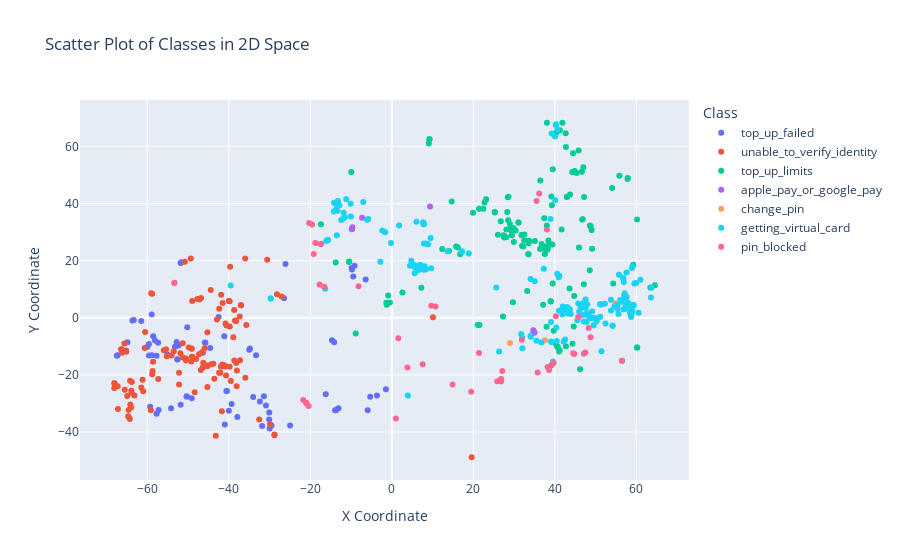

The code cell stored with this chart in its notebook:
### Code cell
import plotly.express as px
import pandas as pd

# Prepare your data as a DataFrame
data = []
for class_name, coordinates in s_adb_dict.items():
    if coordinates:
        for coord in coordinates:
            data.append([coord[0], coord[1], class_name])
    else:
        print(f'Class "{class_name}" has no coordinates.')

# Convert to a DataFrame for easier plotting
df = pd.DataFrame(data, columns=["x", "y", "class"])

# Create a scatter plot using Plotly
fig = px.scatter(df, x="x", y="y", color="class", title="Scatter Plot of Classes in 2D Space", 
                 labels={"x": "X Coordinate", "y": "Y Coordinate", "class": "Class"},
                 color_continuous_scale="viridis")

# Show the interactive plot
fig.update_layout(showlegend=True)
fig.show()

### Figure 1 — Plotly figure (JSON) as saved in the notebook; plotly's stock layout.template omitted (floating-point values rounded to 4 significant figures; data arrays with more than 128 entries replaced by an {"elided": "..."} marker saying what was removed)
{"data": [{"hovertemplate": "Class=top_up_failed<br>X Coordinate=%{x}<br>Y Coordinate=%{y}<extra></extra>", "legendgroup": "top_up_failed", "marker": {"color": "#636efa", "symbol": "circle"}, "mode": "markers", "name": "top_up_failed", "orientation": "v", "showlegend": true, "type": "scatter", "x": [-42.5, -54.17, -9.78, -52.65, -16.22, -6.42, -13.1, -41.11, -58.92, -30.09, -52.58, -59.31, -57.35, -33.31, -59.6, -45.86, -63.66, -9.14, -40.47, -53.21, -58.55, -24.96, -39.32, -34.99, -60.02, -58.11, -5.93, -39.99, -3.65, -9.85, -1.46, -57.75, -34.03, -40.6, -57.73, -26.45, -31.83, -51.81, -44.59, -46.37, -61.5, -64.87, -51.65, -5.31, -52.36, -67.28, -37.9, -14.68, -26.09, -59.6, -13.92, -58.92, -40.98, -30.09, -50.28, -34.8, -32.38, -51.85, -13.63, -65.21, -29.98, -55.1, -50.21, -31.39, -67.48, -50.37, -9.47, -52.34, -45.75, -57.23, -52.82, -63.32, -30.89, -14.15, -29.51, -49.11], "xaxis": "x", "y": [0.25, -31.71, 16.91, -14.59, -26.76, 13.45, -31.65, -6.49, 1.12, -35.64, -14.49, -31.15, -8.74, -13.08, -13.17, -8.61, -0.91, 18.2, -25.65, -10.16, -6.49, -37.76, -30.19, -11.17, -10.23, -7.93, -32.34, -32.59, -27.17, 17.42, -25.05, -13.25, -27.74, -25.64, -33.56, 6.87, -37.88, -30.49, -10.58, -12.26, -1.12, -8.56, 19.45, -27.64, -9.7, -13.1, -34.74, -7.82, 18.81, -9.13, -32.34, -13.14, -37.35, -33.15, -27.53, -10.72, -29.28, 19.2, -32.32, -11.44, -38.8, -12.83, -3.29, -27.46, -13.27, -27.53, 14.44, -9.53, -8.77, -32.27, -8.45, -0.78, -30.71, -8.52, -37.76, -28.21], "yaxis": "y"}, {"hovertemplate": "Class=unable_to_verify_identity<br>X Coordinate=%{x}<br>Y Coordinate=%{y}<extra></extra>", "legendgroup": "unable_to_verify_identity", "marker": {"color": "#EF553B", "symbol": "circle"}, "mode": "markers", "name": "unable_to_verify_identity", "orientation": "v", "showlegend": true, "type": "scatter", "x": [-38.07, -52.22, -61.01, -39.51, -55.4, -42.09, -37.03, -64.7, -40.81, -51.29, -39.69, -46.88, -38.66, -41.6, -61.48, -37.33, -43.81, -46.58, -65.2, -47.22, -68.08, -63.93, -35.99, -47.3, -41.71, -52.21, -37.03, -44.36, -38.2, -39.78, -64.18, -30.58, -41.36, -64.23, -65.18, -28.79, -59.06, -27.05, -48.37, -46.27, -66.23, -61.16, -63.92, -58.71, -38.23, -50.51, -51.31, -29.89, -48.96, -58.83, -66.41, -41, -38.68, -38.9, -49.21, -63.98, -45.27, -48.03, -66.39, -58.59, -38.44, -47.74, -59.15, -38.43, -65.54, -35.72, -41.87, -46.37, -41.53, -65.62, 10.1, -35.95, -40, -38.01, -64.94, -28.8, -28.19, -49.06, -49.13, -54.03, -45.27, -55.96, -46.83, -57.32, -50.52, -42.36, -32.55, -55.24, -60.54, -40.68, -67.22, -44.44, -42.39, -39.82, -53.52, -51.9, 19.59, -37.24, -45.31, -40.59, -68.13, -60.66, -42.93, -45.2, -49, -63.15, -41.97, -43.19, -40.64, -67.28, -39.78, -45.64, -45.93, -64.61, -49.82, -68.04, -58.81, -63.79, -43.55, -49.33, -49.13, -64.3, -50.79], "xaxis": "x", "y": [-23.94, -23.35, -25.76, -22.15, -11, -19.23, 4.37, -34.46, -1.97, -13.92, 17.85, -18.3, -14.92, -16.34, -24.43, 0.5, -16.1, -12.04, -11.68, 6.42, -22.85, -25.53, 20.75, -12.75, -32.72, -19.27, 4.39, -16.29, -15.83, 5.8, -30.34, 20.37, -16.55, -22.01, -11.91, -41.14, 8.62, 7.45, -26.07, -15.78, -12.23, -21.65, -26.35, -18.67, -1.17, -14.22, -8.89, -37.26, -13.67, 8.39, -11, -17.08, 2.78, -6.77, -15.33, -31.39, -5.04, -14.44, -11.03, -15.39, -1.01, 6.6, -32.37, -0.93, -25.17, -2.49, 8.12, -17.41, 5.22, -9.01, 0.2, -21, 5.92, -18.42, -27.4, -40.89, 8.28, -13.67, -10.81, -13.2, -24.2, -11.35, 6.9, -21.41, -14.94, 3.22, -35.64, -13.46, -4.98, -20.18, -31.98, 9.73, -19.23, -17.17, -11.7, -12.45, -48.84, -14.84, -16.68, -2.66, -24.61, -10.61, -0.57, -16.91, 5.93, -27.23, -17.17, -41.35, -16.94, -23.93, -3.05, -16.71, -10.7, -32.29, -10.41, -23.08, -19.74, -22.51, -21.33, 20.77, -10.77, -35.44, 19.65], "yaxis": "y"}, {"hovertemplate": "Class=top_up_limits<br>X Coordinate=%{x}<br>Y Coordinate=%{y}<extra></extra>", "legendgroup": "top_up_limits", "marker": {"color": "#00cc96", "symbol": "circle"}, "mode": "markers", "name": "top_up_limits", "orientation": "v", "showlegend": true, "type": "scatter", "x": {"elided": "140 float values"}, "xaxis": "x", "y": {"elided": "140 float values"}, "yaxis": "y"}, {"hovertemplate": "Class=apple_pay_or_google_pay<br>X Coordinate=%{x}<br>Y Coordinate=%{y}<extra></extra>", "legendgroup": "apple_pay_or_google_pay", "marker": {"color": "#ab63fa", "symbol": "circle"}, "mode": "markers", "name": "apple_pay_or_google_pay", "orientation": "v", "showlegend": true, "type": "scatter", "x": [-7.3, 34.76, -9.78, 35.04, 34.72, 9.37, -9.66, -9.81], "xaxis": "x", "y": [35.09, -5.25, 31.23, -5.16, -4.35, 38.97, 31.74, 31.01], "yaxis": "y"}, {"hovertemplate": "Class=change_pin<br>X Coordinate=%{x}<br>Y Coordinate=%{y}<extra></extra>", "legendgroup": "change_pin", "marker": {"color": "#FFA15A", "symbol": "circle"}, "mode": "markers", "name": "change_pin", "orientation": "v", "showlegend": true, "type": "scatter", "x": [28.99, 37.59, 54.86], "xaxis": "x", "y": [-8.85, -7.9, 5.01], "yaxis": "y"}, {"hovertemplate": "Class=getting_virtual_card<br>X Coordinate=%{x}<br>Y Coordinate=%{y}<extra></extra>", "legendgroup": "getting_virtual_card", "marker": {"color": "#19d3f3", "symbol": "circle"}, "mode": "markers", "name": "getting_virtual_card", "orientation": "v", "showlegend": true, "type": "scatter", "x": {"elided": "175 float values"}, "xaxis": "x", "y": {"elided": "175 float values"}, "yaxis": "y"}, {"hovertemplate": "Class=pin_blocked<br>X Coordinate=%{x}<br>Y Coordinate=%{y}<extra></extra>", "legendgroup": "pin_blocked", "marker": {"color": "#FF6692", "symbol": "circle"}, "mode": "markers", "name": "pin_blocked", "orientation": "v", "showlegend": true, "type": "scatter", "x": [26.59, 45.77, 44.76, 14.89, 39.21, 9.68, 39.69, 35.78, -19.55, -16.59, 56.45, 10.74, 3.81, -8.2, -53.35, 48.77, -20.96, -17.5, 36.16, 7.57, 47.49, 31.9, -19.17, 1.59, 27.11, 44.5, -17.73, 25.85, 0.98, 26.79, 38.59, -21.76, -21, 38.23, -20.29, -53.38, 19.46, 26.83, 40.24, 38.04, -18.77, 21.38, 47.11, 35.53, 48.29, -20.42], "xaxis": "x", "y": [-21.86, 0.28, -12.67, -23.33, -16.53, 4.26, -15.83, -19.19, 32.67, 10.91, -15.07, 3.95, -17.42, 11.02, 12.25, -6.79, -29.88, 25.84, 43.55, -16.27, -12.11, -7.65, 22.39, -7.14, -18.62, -12.41, 11.71, -22.2, -35.27, -22.27, -18.29, -28.75, -29.82, -17.27, 33.2, 12.22, -25.92, -21.46, 0.59, 30.93, 26.24, -12.28, -12.56, 40.94, -3.58, -30.88], "yaxis": "y"}], "layout": {"legend": {"title": {"text": "Class"}, "tracegroupgap": 0}, "showlegend": true, "title": {"text": "Scatter Plot of Classes in 2D Space"}, "xaxis": {"anchor": "y", "domain": [0, 1], "title": {"text": "X Coordinate"}}, "yaxis": {"anchor": "x", "domain": [0, 1], "title": {"text": "Y Coordinate"}}}}
